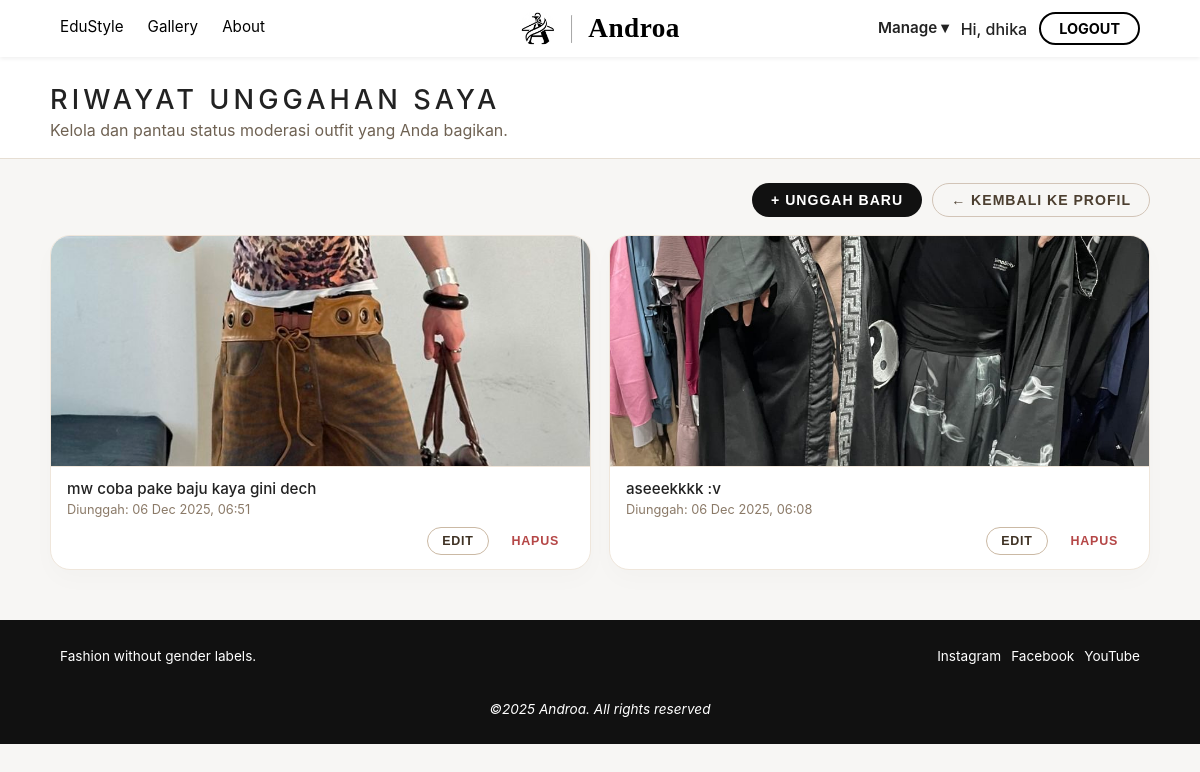
Screenshot of /Androa-Doang/pages/admin/my-uploads.php (signed in) with the database file from the repository.
### tables this page shows
CREATE TABLE `gallery_posts` (
  `post_id` int(11) NOT NULL,
  `user_id` int(11) NOT NULL,
  `caption` text DEFAULT NULL,
  `image_path` varchar(255) NOT NULL,
  `style_category` varchar(50) NOT NULL,
  `is_approved` tinyint(1) NOT NULL DEFAULT 0,
  `created_at` timestamp NOT NULL DEFAULT current_timestamp()
);

### Androa-Doang/pages/admin/my-uploads.php (the view, shortened to what this page needs)
<?php
include '../../db_connect.php';
$user_id = $_SESSION['user_id'];
$my_uploads = [];
$sql_uploads = "SELECT * FROM gallery_posts
                WHERE user_id = '$user_id'
                ORDER BY created_at DESC";
$result_uploads = $conn->query($sql_uploads);
if ($result_uploads->num_rows > 0) {
    while ($row = $result_uploads->fetch_assoc()) {
        $my_uploads[] = $row;
    }
}
include '../../components/header_admin.php';
?>
<link rel="stylesheet" href="admin.css">
<body class="admin-uploads-page">
<header class="profile-header">
    <section class="header-banner">
        <h1>Riwayat Unggahan Saya</h1>
        <p>Kelola dan pantau status moderasi outfit yang Anda bagikan.</p>
    </section>
</header>
<link rel="stylesheet" href="admin.css">
<main>
    <section class="gallery-list">
        <div class="upload-actions">
            <a href="upload-gallery.php"><button class="primary-btn">+ Unggah Baru</button></a>
            <a href="profile.php"><button class="secondary-btn">← Kembali ke Profil</button></a>
        </div>
        <div class="gallery-grid">
            <?php if (!empty($my_uploads)): ?>
                <?php foreach ($my_uploads as $post): ?>
                    <article class="card">
                        <img src="../../Asset/<?= htmlspecialchars($post['image_path']); ?>" alt="<?= htmlspecialchars($post['caption']); ?>">
                        <div class="card-content" style="padding: 10px;">
                            <p class="desc" style="font-weight: bold; margin-bottom: 5px;"><?= htmlspecialchars($post['caption']); ?></p>
                            <p class="date">
                                Diunggah: <?= date('d M Y, H:i', strtotime($post['created_at'])); ?>
                            </p>
                            <div class="post-management">
                                <a href="edit-post.php?post_id=<?= $post['post_id']; ?>"><button class="edit-btn-upload">Edit</button></a>
                                <button type="button" class="delete-trigger" onclick="openDeleteModal('<?= $post['post_id']; ?>')">Hapus</button>
                            </div>
                        </div>
                    </article>
                <?php endforeach; ?>
            <?php else: ?>
                <p class="no-content">Anda belum memiliki unggahan di galeri. <a href="upload-gallery.php">Ayo upload outfit pertama Anda!</a></p>
            <?php endif; ?>
        </div>
    </section>
</main>
</body>
<?php
include '../../components/footer.php';
?>

### Androa-Doang/components/components.css (style rules this page uses)
body { font-family: var(--font-sans); color: #222; margin: 0; padding: 0; }

### rows the page displays
gallery_posts: image_path (picture), caption "mw coba pake baju kaya gini dech", created_at "06 Dec 2025, 06:51"
gallery_posts: image_path (picture), caption "aseeekkkk :v", created_at "06 Dec 2025, 06:08"

### other values shown
$_SESSION['user_username'] "dhika"
